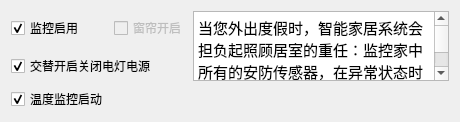
        <widget class="QWidget" name="tabScence7">
         <attribute name="title">
          <string>渡假</string>
         </attribute>
         <layout class="QGridLayout" name="gridLayout_8">
          <item row="0" column="0">
           <widget class="QCheckBox" name="checkBox_36">
            <property name="enabled">
             <bool>true</bool>
            </property>
            <property name="acceptDrops">
             <bool>false</bool>
            </property>
            <property name="text">
             <string>监控启用</string>
            </property>
            <property name="checkable">
             <bool>true</bool>
            </property>
            <property name="checked">
             <bool>true</bool>
            </property>
           </widget>
          </item>
          <item row="0" column="1">
           <widget class="QCheckBox" name="checkBox_37">
            <property name="enabled">
             <bool>false</bool>
            </property>
            <property name="text">
             <string>窗帘开启</string>
            </property>
           </widget>
          </item>
          <item row="0" column="2" rowspan="2">
           <widget class="QTextBrowser" name="textBrowser_14">
            <property name="html">
             <string>&lt;!DOCTYPE HTML PUBLIC &quot;-//W3C//DTD HTML 4.0//EN&quot; &quot;http://www.w3.org/TR/REC-html40/strict.dtd&quot;&gt;
&lt;html&gt;&lt;head&gt;&lt;meta name=&quot;qrichtext&quot; content=&quot;1&quot; /&gt;&lt;style type=&quot;text/css&quot;&gt;
p, li { white-space: pre-wrap; }
&lt;/style&gt;&lt;/head&gt;&lt;body style=&quot; font-family:'文泉驿微米黑'; font-size:10pt; font-weight:400; font-style:normal;&quot;&gt;
&lt;p style=&quot; margin-top:0px; margin-bottom:0px; margin-left:0px; margin-right:0px; -qt-block-indent:0; text-indent:0px;&quot;&gt;&lt;span style=&quot; font-family:'Ubuntu'; font-size:11pt;&quot;&gt;当您外出度假时，智能家居系统会担负起照顾居室的重任：监控家中所有的安防传感器，在异常状态时发出报警；管理家中空调的室内外机，控制相应的出风口，在冬季保护水管道以防冻裂；根据日光和降水状态控制绿地的浇灌时间；在火情发生是时切断煤气管道阀门；在自来水管道漏水时或温度降至0oC以下时关闭阀门；当有传感器被触发时启动相应位置的摄像头记录下当时的情景；智能家居系统还将在夜间按您的作息时间表进行灯光的开、关，模拟有人在家的效果，防止夜贼的光顾。 &lt;/span&gt;&lt;/p&gt;
&lt;p style=&quot; margin-top:0px; margin-bottom:0px; margin-left:0px; margin-right:0px; -qt-block-indent:0; text-indent:0px;&quot;&gt;&lt;span style=&quot; font-family:'Ubuntu'; font-size:11pt;&quot;&gt;当您度假结束将要返程时，可以通过电话或互联网发出指令，智能家居系统将会适时地启动相应的设备，使您到家时有一个熟悉的环境，就好象从未离开一样。&lt;/span&gt;&lt;/p&gt;&lt;/body&gt;&lt;/html&gt;</string>
            </property>
           </widget>
          </item>
          <item row="1" column="0" colspan="2">
           <widget class="QCheckBox" name="checkBox_38">
            <property name="enabled">
             <bool>true</bool>
            </property>
            <property name="acceptDrops">
             <bool>false</bool>
            </property>
            <property name="text">
             <string>交替开启关闭电灯电源</string>
            </property>
            <property name="checkable">
             <bool>true</bool>
            </property>
            <property name="checked">
             <bool>true</bool>
            </property>
           </widget>
          </item>
          <item row="2" column="0">
           <widget class="QCheckBox" name="checkBox_39">
            <property name="text">
             <string>温度监控启动</string>
            </property>
            <property name="checked">
             <bool>true</bool>
            </property>
           </widget>
          </item>
         </layout>
        </widget>
